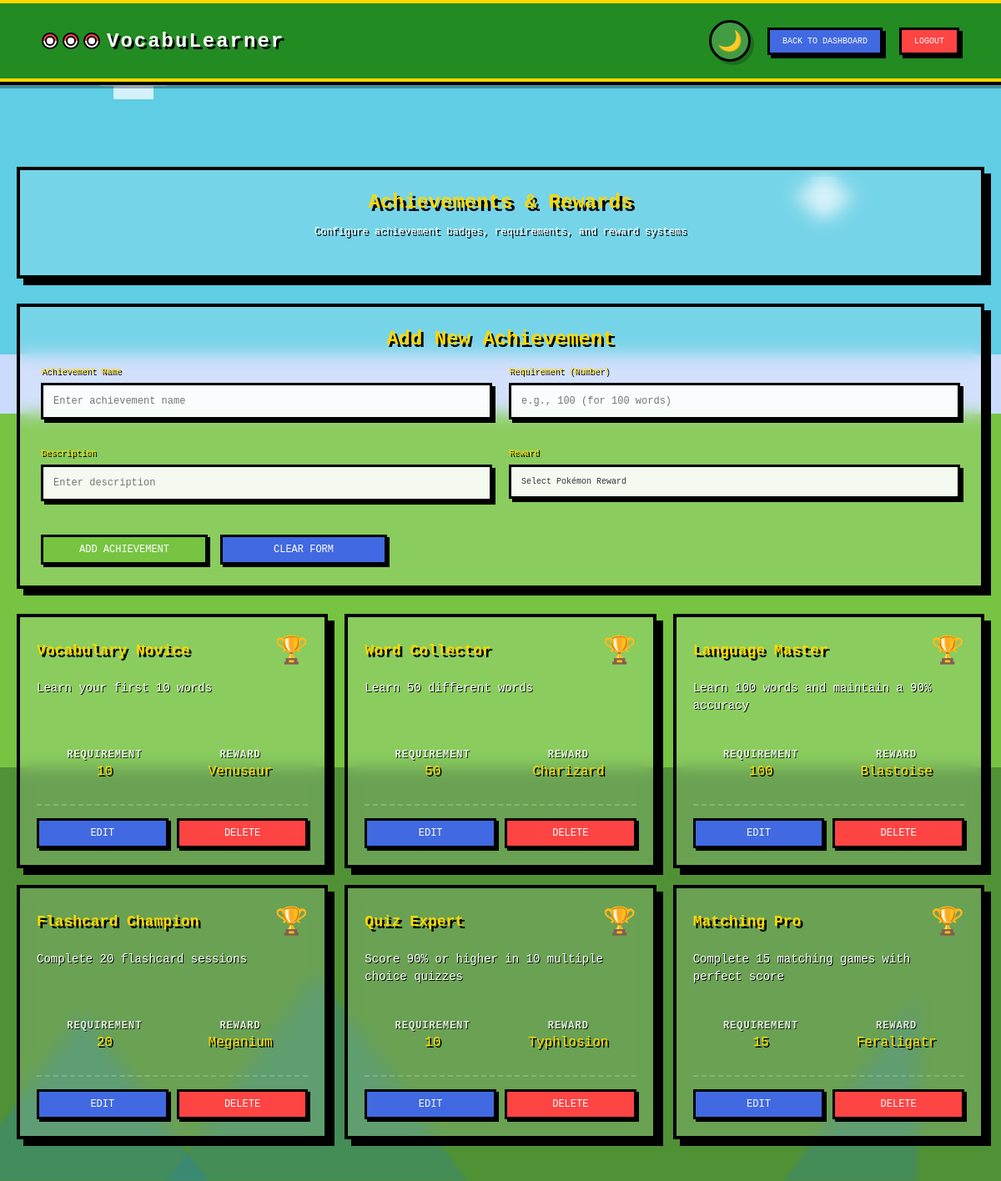
Screenshot of /admin/achievements (signed in) with the database file from the repository.
### models.py (models this page shows)
class Achievement(db.Model):
    __tablename__ = 'achievement'
    achievement_id = db.Column(db.Integer, primary_key=True)
    pokemon_id = db.Column(db.Integer, db.ForeignKey('pokemon.pokemon_id'), nullable=False)
    name = db.Column(db.String(100), nullable=False)
    description = db.Column(db.Text)
    points_reward = db.Column(db.Integer, default=0)
    requirement = db.Column(db.Integer, default=0)

class Pokemon(db.Model):
    __tablename__ = 'pokemon'
    pokemon_id = db.Column(db.Integer, primary_key=True)
    name = db.Column(db.String(50), nullable=False)
    url = db.Column(db.String(200))
    min_points_required = db.Column(db.Integer, default=0)
    rarity = db.Column(db.String(20), default="common")
    family_id = db.Column(db.Integer, nullable=False)

### Main.py (the view)
@app.route('/admin/achievements')
@admin_required
def admin_achievements():
    achievements = Achievement.query.all()
    for achievement in achievements:
        achievement.pokemon = Pokemon.query.get(achievement.pokemon_id)
        achievement.user_count = UserAchievement.query.filter_by(
            achievement_id=achievement.achievement_id
        ).count()
    achievement_pokemon = Pokemon.query.filter_by(rarity='achievement').all()
    total_achievements = len(achievements)
    return render_template(
        'achievement_management.html',
        achievements=achievements,
        total_achievements=total_achievements,
        all_pokemon=achievement_pokemon  # Pass only achievement Pokémon
    )

### Main.py (called while the page is built)
def admin_required(f):
    @wraps(f)
    def decorated_function(*args, **kwargs):
        if 'user_id' not in session:
            flash("Please login to access the admin panel.", "warning")
            return redirect(url_for('login'))
        user_id = session['user_id']
        user = UserAcc.query.get(user_id)
        if not user or not user.is_admin:
            flash("You don't have permission to access the admin panel.", "danger")
            return redirect(url_for('dashboard'))
        return f(*args, **kwargs)
    return decorated_function

### Templates/achievement_management.html (shortened to what this page needs)
{%extends "base.html"%}
{%block content%}
{%block logo_link %}
            <a href="{{ url_for('admin_dashboard') }}" class="logo-link">
                <div class="logo-icon">
                    <div class="pokeball-mini"></div>
                    <div class="pokeball-mini"></div>
                    <div class="pokeball-mini"></div>
                </div>
                VocabuLearner
            </a>
    {% endblock %}
    {%block header%}
        <div class="header-actions">
            <button class="back-btn1" onclick="goToDashboard()">Back to Dashboard</button>
            <button class="logout-btn" onclick="showLogoutConfirm()">Logout</button>
        </div>
    {%endblock%}
    <div class="management-container">
        <div class="page-header">
            <h1>Achievements & Rewards</h1>
            <p>Configure achievement badges, requirements, and reward systems</p>
        </div>
        <div class="add-achievement-form" id="addAchievementForm">
            <h2 style="color: #ffd700; text-shadow: 3px 3px 0 #000; margin-bottom: 20px; text-align: center;">Add New Achievement</h2>
            <div class="form-row">
                <div class="form-group">
                    <label class="form-label">Achievement Name</label>
                    <input type="text" class="form-input" placeholder="Enter achievement name" id="achieveName">
                </div>
                <div class="form-group">
                    <label class="form-label">Requirement (Number)</label>
                    <input type="number" class="form-input" placeholder="e.g., 100 (for 100 words)" id="achieveReq">
                </div>
            </div>
            <div class="form-row">
                <div class="form-group">
                    <label class="form-label">Description</label>
                    <input type="text" class="form-input" placeholder="Enter description" id="achieveDesc">
                </div>
                <div class="form-group">
                    <label class="form-label">Reward</label>
                    <button type="button" class="select-pokemon-btn" onclick="showPokemonSelector()">
                        Select Pokémon Reward
                    </button>
                </div>
            </div>
            <div class="form-actions">
                <button class="action-btn green" onclick="addAchievement()">Add Achievement</button>
                <button class="action-btn" onclick="clearForm()">Clear Form</button>
            </div>
        </div>
        <div class="achievements-grid">
            {% for achievement in achievements %}
            <div class="achievement-card">
                <div class="achievement-content">
                    <div class="achievement-header">
                        <h3 class="achievement-title">{{ achievement.name }}</h3>
                        <div class="achievement-icon">🏆</div>
                    </div>
                    <p class="achievement-desc">{{ achievement.description }}</p>
                    <div class="achievement-stats">
                        <div class="achievement-stat">
                            <div class="stat-label">Requirement</div>
                            <div class="stat-number">{{ achievement.requirement }}</div>
                        </div>
                        <div class="achievement-stat">
                            <div class="stat-label">Reward</div>
                            <div class="stat-number">
                                {% if achievement.pokemon %}
                                    {{ achievement.pokemon.name }}
                                {% else %}
                                    No Pokémon
                                {% endif %}
                            </div>
                        </div>
                    </div>
                </div>
                <div class="achievement-actions">
                    <button class="action-btn" onclick="editAchievement({{ achievement.achievement_id }})">Edit</button>
                    <button class="action-btn red" onclick="deleteAchievement({{ achievement.achievement_id }})">Delete</button>
                </div>
            </div>
            {% endfor %}
        </div>
    </div>
{%endblock%}

### Templates/achievement_management.html (style rules this page uses)
.management-container { margin-top: 120px; max-width: 1400px; margin-left: auto; margin-right: auto; padding: 20px; position: relative; z-index: 10; }
.page-header { background: rgba(255,255,255,0.15); backdrop-filter: blur(10px); border: 4px solid #000; padding: 25px; margin-bottom: 30px; box-shadow: 8px 8px 0 #000; text-align: center; }
.page-header h1 { font-size: 24px; color: #ffd700; text-shadow: 4px 4px 0 #000; margin-bottom: 15px; }
.page-header p { font-size: 12px; color: #fff; text-shadow: 2px 2px 0 #000; margin-bottom: 20px; }
.back-btn1 { background: #4169e1; color: #fff; border: 3px solid #000; padding: 8px 15px; font-size: 10px; box-shadow: 4px 4px 0 #000; cursor: pointer; text-transform: uppercase; font-family: 'Press Start 2P', monospace; transition: all 0.2s; }
.logout-btn { background: #ff4444; color: #fff; border: 3px solid #000; padding: 8px 15px; font-size: 10px; box-shadow: 4px 4px 0 #000; cursor: pointer; text-transform: uppercase; font-family: 'Press Start 2P', monospace; transition: all 0.2s; }
.action-btn { background: #4169e1; color: #fff; border: 3px solid #000; padding: 8px 12px; font-size: 12px; box-shadow: 3px 3px 0 #000; cursor: pointer; text-transform: uppercase; font-family: 'Press Start 2P', monospace; transition: all 0.2s; }
.action-btn.green { background: #76c442; }
.action-btn.red { background: #ff4444; }
.achievements-grid { display: grid; grid-template-columns: repeat(auto-fill, minmax(300px, 1fr)); gap: 20px; margin-bottom: 30px; }
.achievement-card { background: rgba(255,255,255,0.15); backdrop-filter: blur(10px); border: 4px solid #000; padding: 20px; box-shadow: 8px 8px 0 #000; display: flex; flex-direction: column; min-height: 250px; position: relative; }
.achievement-content { flex: 1; margin-bottom: 15px; }
.achievement-header { display: flex; justify-content: space-between; align-items: center; margin-bottom: 15px; }
.achievement-title { font-size: 18px; color: #ffd700; text-shadow: 3px 3px 0 #000; max-width: 70%; }
.achievement-icon { font-size: 32px; flex-shrink: 0; }
.achievement-desc { font-size: 14px; color: #fff; text-shadow: 1px 1px 0 #000; margin-bottom: 15px; line-height: 1.5; min-height: 60px; }
.achievement-stats { display: flex; justify-content: space-between; margin-bottom: 15px; }
.achievement-stat { text-align: center; flex: 1; padding: 0 5px; }
.stat-label { font-size: 12px; color: #fff; opacity: 0.8; margin-bottom: 4px; }
.stat-number { font-size: 16px; color: #ffd700; text-shadow: 2px 2px 0 #000; word-break: break-word; }
.achievement-actions { display: flex; gap: 10px; margin-top: auto; padding-top: 15px; border-top: 2px dashed rgba(255, 255, 255, 0.2); }
.achievement-actions .action-btn { flex: 1; text-align: center; white-space: nowrap; overflow: hidden; text-overflow: ellipsis; min-width: 80px; }
.add-achievement-form { background: rgba(255,255,255,0.15); backdrop-filter: blur(10px); border: 4px solid #000; padding: 25px; margin-bottom: 30px; box-shadow: 8px 8px 0 #000; }
.form-row { display: grid; grid-template-columns: repeat(auto-fit, minmax(250px, 1fr)); gap: 20px; margin-bottom: 20px; }
.form-group { margin-bottom: 15px; position: relative; }
.form-label { display: block; font-size: 10px; color: #ffd700; text-shadow: 2px 2px 0 #000; margin-bottom: 8px; }
.form-input { width: 100%; padding: 12px; border: 3px solid #000; background: rgba(255,255,255,0.9); font-family: 'Press Start 2P', monospace; font-size: 12px; box-shadow: 4px 4px 0 #000; }
.select-pokemon-btn { width: 100%; padding: 12px; border: 3px solid #000; background: rgba(255,255,255,0.9); font-family: 'Press Start 2P', monospace; font-size: 10px; box-shadow: 4px 4px 0 #000; cursor: pointer; text-align: left; color: #333; }
.form-actions { display: flex; gap: 15px; margin-top: 25px; }

### rows the page displays
Achievement: name "Vocabulary Novice", description "Learn your first 10 words", requirement "10", pokemon.name "Venusaur"
Achievement: name "Word Collector", description "Learn 50 different words", requirement "50", pokemon.name "Charizard"
Achievement: name "Language Master", description "Learn 100 words and maintain a 90% accuracy", requirement "100", pokemon.name "Blastoise"
Achievement: name "Flashcard Champion", description "Complete 20 flashcard sessions", requirement "20", pokemon.name "Meganium"
Achievement: name "Quiz Expert", description "Score 90% or higher in 10 multiple choice quizzes", requirement "10", pokemon.name "Typhlosion"
Achievement: name "Matching Pro", description "Complete 15 matching games with perfect score", requirement "15", pokemon.name "Feraligatr"
